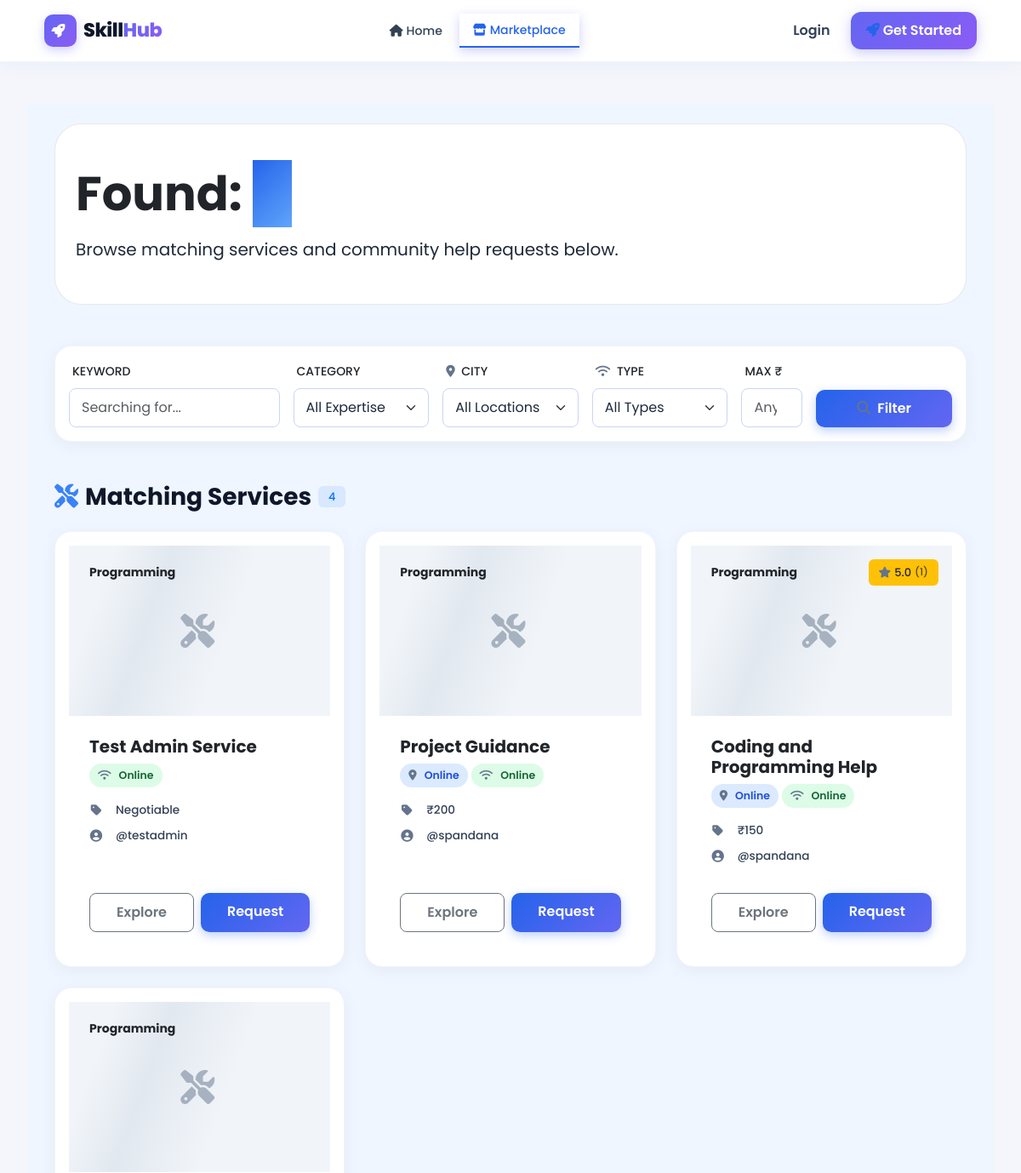
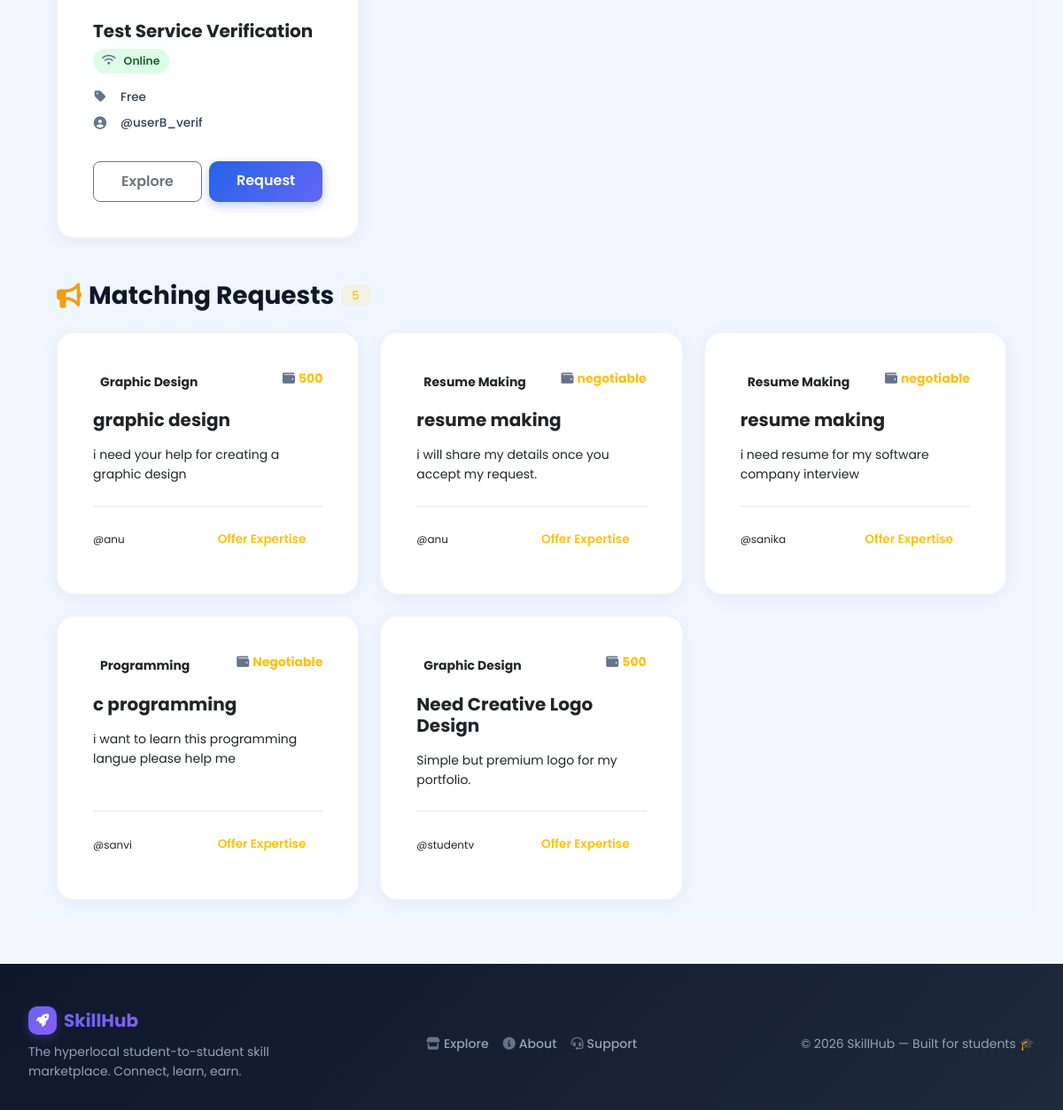
Page /services/ on the committed database (2 pictures, top to bottom).
### skills/models.py (models this page shows, shortened)
class Service(models.Model):
    user = models.ForeignKey(User, on_delete=models.CASCADE, related_name='services')
    title = models.CharField(max_length=200)
    description = models.TextField()
    category = models.CharField(max_length=50, choices=CATEGORY_CHOICES)
    image = models.ImageField(upload_to='service_images/', blank=True, null=True)
    payment_type = models.CharField(max_length=20, choices=PAYMENT_TYPE_CHOICES)
    price = models.DecimalField(max_digits=10, decimal_places=2, null=True, blank=True)
    location = models.CharField(max_length=100, choices=LOCATION_CHOICES, help_text="City where this service is available")
    service_type = models.CharField(max_length=20, choices=SERVICE_TYPE_CHOICES, default='Online', help_text="Online or Offline delivery")
    payment_method = models.CharField(max_length=50, choices=PAYMENT_METHOD_CHOICES, default='cash')
    delivery_time = models.CharField(max_length=50, choices=DELIVERY_CHOICES, default='negotiable')
    custom_category = models.CharField(max_length=50, blank=True, null=True)
    is_approved = models.BooleanField(default=False)
    created_at = models.DateTimeField(auto_now_add=True)
    class Meta:
        ordering = ['-created_at']
    @property
    def avg_rating(self):
        if hasattr(self, '_avg_rating'):
            return self._avg_rating
        from django.db.models import Avg
        avg = self.reviews.aggregate(Avg('rating'))['rating__avg']
        return avg if avg else 0
    @avg_rating.setter
    def avg_rating(self, value):
        self._avg_rating = value

class HelpRequest(models.Model):
    user = models.ForeignKey(User, on_delete=models.CASCADE, related_name='help_requests')
    title = models.CharField(max_length=200)
    description = models.TextField()
    category = models.CharField(max_length=50, choices=CATEGORY_CHOICES)
    budget = models.CharField(max_length=100, blank=True, default='', help_text='e.g. Free, ₹500, Negotiable')
    custom_category = models.CharField(max_length=50, blank=True, null=True)
    created_at = models.DateTimeField(auto_now_add=True)
    is_active = models.BooleanField(default=True)
    class Meta:
        ordering = ['-created_at']

### skills/views.py (the view, shortened to what this page needs)
# urls.py: path('services/', views.search, name='services'),
def search(request):
    query = request.GET.get('q', '')
    category = request.GET.get('category', '')
    location = request.GET.get('location', '')
    service_type = request.GET.get('service_type', '')
    max_price = request.GET.get('max_price', '')
    results_services = Service.objects.filter(is_approved=True).annotate(avg_rating=Avg('reviews__rating')).order_by('-created_at')
    results_requests = HelpRequest.objects.all()
    if category:
        results_services = results_services.filter(category=category)
        results_requests = results_requests.filter(category=category)
    if location:
        results_services = results_services.filter(location__icontains=location)
    if service_type:
        results_services = results_services.filter(service_type=service_type)
    if max_price and max_price.isdigit():
        results_services = results_services.filter(price__lte=max_price)
    context = {
        'query': query,
        'location': location,
        'service_type': service_type,
        'max_price': max_price,
        'results_services': results_services,
        'results_requests': results_requests,
        'categories': CATEGORY_CHOICES,
        'location_choices': LOCATION_CHOICES,
        'service_type_choices': SERVICE_TYPE_CHOICES,
        'selected_category': category
    }
    return render(request, 'search_results.html', context)

### skills/context_processors.py (called while the page is built)
def unread_notifications_count(request):
    if request.user.is_authenticated:
        count = Notification.objects.filter(user=request.user, is_read=False).count()
        return {'unread_notifications_count': count}
    return {'unread_notifications_count': 0}

### templates/search_results.html (shortened to what this page needs)
{% extends 'base.html' %}
{% block content %}
<div class="services-page py-4">
    <div class="container">
        <div class="hero-section mb-5 py-5 px-4 rounded-5 border border-dark border-opacity-10 bg-white position-relative overflow-hidden">
            <div class="row align-items-center position-relative" style="z-index: 1;">
                <div class="col-lg-12">
                    <h1 class="display-4 fw-800 text-dark mb-3">Found: <span class="bg-gradient-blue bg-clip-text text-transparent" style="-webkit-background-clip: text; background-clip: text; -webkit-text-fill-color: transparent;"> "{{ query }}"</span></h1>
                    <p class="text-dark-50 fs-5 mb-0">Browse matching services and community help requests below.</p>
                </div>
            </div>
        </div>
        <div class="row mb-5">
            <div class="col-lg-12">
                <form class="card p-4 bg-white border border-dark border-opacity-10 rounded-4 shadow-sm" action="{% url 'search' %}" method="get">
                    <div class="row g-3 align-items-end">
                        <div class="col-md-3">
                            <label class="form-label small fw-bold text-dark-50 text-uppercase tracking-wider ms-1">Keyword</label>
                            <input type="text" name="q" class="form-control" placeholder="Searching for..." value="{{ query }}">
                        </div>
                        <div class="col-md-2">
                            <label class="form-label small fw-bold text-dark-50 text-uppercase tracking-wider ms-1">Category</label>
                            <select name="category" class="form-select">
                                <option value="">All Expertise</option>
                            </select>
                        </div>
                        <div class="col-md-2">
                            <label class="form-label small fw-bold text-dark-50 text-uppercase tracking-wider ms-1"><i class="fas fa-map-marker-alt me-1 text-danger"></i> City</label>
                            <select name="location" class="form-select">
                                <option value="">All Locations</option>
                            </select>
                        </div>
                        <div class="col-md-2">
                            <label class="form-label small fw-bold text-dark-50 text-uppercase tracking-wider ms-1"><i class="fas fa-wifi me-1 text-success"></i> Type</label>
                            <select name="service_type" class="form-select">
                                <option value="">All Types</option>
                            </select>
                        </div>
                        <div class="col-md-1">
                            <label class="form-label small fw-bold text-dark-50 text-uppercase tracking-wider ms-1">Max &#8377;</label>
                            <input type="number" name="max_price" class="form-control" placeholder="Any" value="{{ max_price }}">
                        </div>
                        <div class="col-md-2">
                            <button type="submit" class="btn btn-primary w-100 fw-bold py-2 rounded-pill shadow-sm">
                                <i class="fas fa-search me-2"></i>Filter
                            </button>
                        </div>
                    </div>
                </form>
            </div>
        </div>
        <div class="row">
            <div class="col-lg-12 mb-5">
                <h3 class="fw-bold mb-4 d-flex align-items-center">
                    <i class="fas fa-tools me-2 icon-blue"></i>Matching Services
                    <span class="badge rounded-pill bg-primary bg-opacity-10 text-primary fw-bold ms-2 small">{{ results_services.count }}</span>
                </h3>
                <div class="row g-4">
                    {% for service in results_services %}
                        <div class="col-md-4">
                            <div class="card h-100">
                                <div class="position-relative bg-light" style="height: 200px;">
                                    {% if service.image %}
                                        <img src="{{ service.image.url }}" class="w-100 h-100 object-fit-cover transition-all" alt="{{ service.title }}">
                                    {% else %}
                                        <div class="placeholder-glow-custom">
                                            <i class="fas fa-tools opacity-50 fs-1 text-primary"></i>
                                        </div>
                                    {% endif %}
                                    <div class="position-absolute top-0 end-0 p-3 d-flex justify-content-between w-100">
                                        <span class="badge-blue px-2 py-1 rounded small fw-bold">{{ service.get_category_display }}</span>
                                        {% if service.avg_rating %}
                                        <span class="badge bg-warning text-dark">
                                            <i class="fas fa-star me-1"></i>
                                            {{ service.avg_rating|floatformat:1 }}
                                            <span class="ms-1 extra-small opacity-75">({{ service.reviews.count }})</span>
                                        </span>
                                        {% endif %}
                                    </div>
                                </div>
                                <div class="card-body p-4 d-flex flex-column">
                                    <h6 class="fw-bold mb-2 text-dark fs-5">{{ service.title }}</h6>
                                    <div class="d-flex flex-wrap gap-1 mb-3">
                                        {% if service.location %}
                                        <span style="display:inline-flex;align-items:center;gap:4px;background:#dbeafe;color:#1d4ed8;padding:4px 10px;border-radius:20px;font-size:0.78rem;font-weight:600;">
                                            <i class="fas fa-map-marker-alt"></i> {{ service.location }}
                                        </span>
                                        {% endif %}
                                        {% if service.service_type == 'Online' %}
                                        <span style="display:inline-flex;align-items:center;gap:4px;background:#dcfce7;color:#166534;padding:4px 10px;border-radius:20px;font-size:0.78rem;font-weight:600;">
                                            <i class="fas fa-wifi"></i> Online
                                        </span>
                                        {% elif service.service_type == 'Offline' %}
                                        <span style="display:inline-flex;align-items:center;gap:4px;background:#fee2e2;color:#991b1b;padding:4px 10px;border-radius:20px;font-size:0.78rem;font-weight:600;">
                                            <i class="fas fa-map-pin"></i> Offline
                                        </span>
                                        {% endif %}
                                    </div>
                                    <div class="mb-4">
                                        <div class="service-meta">
                                            <i class="fas fa-tag icon-blue"></i>
                                            <span>
                                                {% if service.payment_type == 'free' %}Free
                                                {% elif service.payment_type == 'paid' %}&#8377;{{ service.price|default:"Not set"|floatformat:0 }}
                                                {% else %}Negotiable{% endif %}
                                            </span>
                                        </div>
                                        <div class="service-meta">
                                            <i class="fas fa-user-circle icon-blue"></i>
                                            <span>@{{ service.user.username|default:"Unknown" }}</span>
                                        </div>
                                    </div>
                                    <div class="mt-auto d-flex gap-2">
                                        <a href="{% url 'service_detail' service.pk %}" class="btn btn-outline-secondary rounded-pill flex-fill fw-bold">Explore</a>
                                        <a href="{% url 'service_detail' service.pk %}#request-form" class="btn btn-primary rounded-pill flex-fill fw-bold">Request</a>
                                    </div>
                                </div>
                            </div>
                        </div>
                    {% empty %}
                        <div class="col-12 text-center py-5">
                            <p class="text-secondary mb-0">No services match your search.</p>
                        </div>
                    {% endfor %}
                </div>
            </div>
            <div class="col-lg-12">
                <h3 class="fw-bold mb-4 d-flex align-items-center">
                    <i class="fas fa-bullhorn me-2 icon-orange"></i>Matching Requests
                    <span class="badge rounded-pill bg-warning bg-opacity-10 text-warning fw-bold ms-2 small">{{ results_requests.count }}</span>
                </h3>
                <div class="row g-4">
                    {% for req in results_requests %}
                        <div class="col-md-4">
                            <div class="card h-100">
                                <div class="card-body p-4 flex-column d-flex">
                                    <div class="d-flex justify-content-between align-items-start mb-3">
                                        <span class="badge-orange px-2 py-1 rounded small fw-bold">{{ req.get_category_display }}</span>
                                        <span class="text-warning fw-bold small"><i class="fas fa-wallet me-1"></i>{{ req.budget|default:"Negotiable" }}</span>
                                    </div>
                                    <h5 class="fw-bold mb-3 text-dark">{{ req.title }}</h5>
                                    <p class="text-dark-50 small mb-0 flex-grow-1">{{ req.description|truncatewords:15 }}</p>
                                    <div class="mt-4 pt-3 border-top border-dark border-opacity-10 d-flex justify-content-between align-items-center">
                                        <span class="extra-small text-dark-50">@{{ req.user.username }}</span>
                                        <a href="{% url 'profile' req.user.username %}" class="btn btn-sm btn-link text-warning text-decoration-none p-0 fw-bold small">Offer Expertise</a>
                                    </div>
                                </div>
                            </div>
                        </div>
                    {% empty %}
                        <div class="col-12 text-center py-5">
                            <p class="text-secondary mb-0">No help requests match your search.</p>
                        </div>
                    {% endfor %}
                </div>
            </div>
        </div>
    </div>
</div>
{% endblock %}

### rows in the picture
Service: category "Programming", title "Test Admin Service", service_type "Online" (drawn), payment_type "Negotiable", user.username "testadmin"
Service: category "Programming", title "Project Guidance", location "Online", service_type "Online" (drawn), price "200", user.username "spandana"
Service: category "Programming", avg_rating "5.0", reviews.count "1", title "Coding and Programming Help", location "Online", service_type "Online" (drawn), price "150", user.username "spandana"
Service: category "Programming", title "Test Service Verification", service_type "Online" (drawn), payment_type "Free", user.username "userB_verif"
HelpRequest: category "Graphic Design", budget "500", title "graphic design", description "i need your help for creating a graphic design", user.username "anu"
HelpRequest: category "Resume Making", budget "negotiable", title "resume making", description "i will share my details once you accept my request.", user.username "anu"
HelpRequest: category "Resume Making", budget "negotiable", title "resume making", description "i need resume for my software company interview", user.username "sanika"
HelpRequest: category "Programming", budget "Negotiable", title "c programming", description "i want to learn this programming langue please help me", user.username "sanvi"
HelpRequest: category "Graphic Design", budget "500", title "Need Creative Logo Design", description "Simple but premium logo for my portfolio.", user.username "studentv"

### other values in the picture
{{ results_services.count }} "4"
{{ results_requests.count }} "5"
